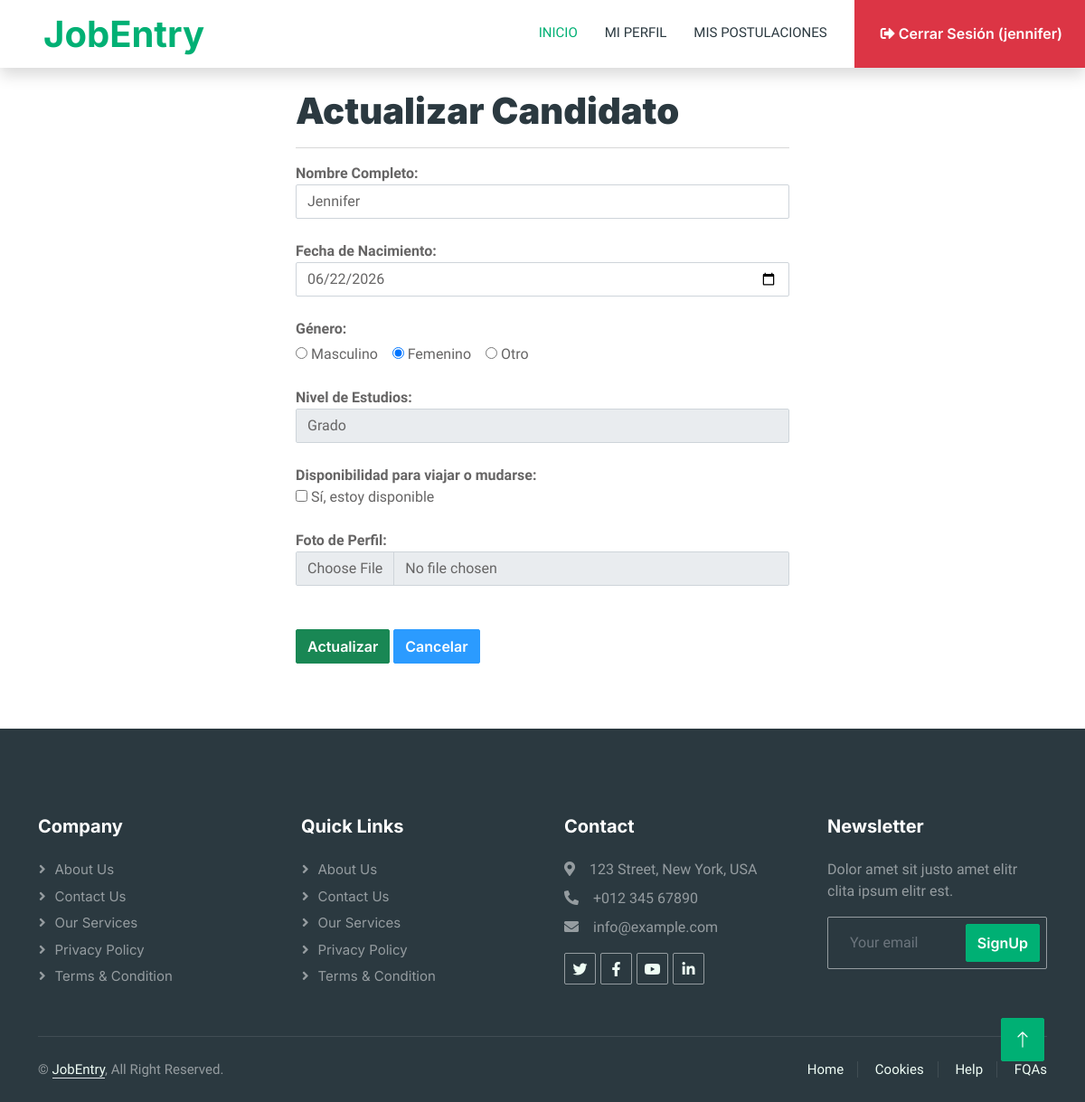
Screenshot of /editarCandidato/1/ (signed in) with the database file from the repository.
### empleo/models.py (models this page shows)
class Candidato(models.Model):
    GENERO_OPCIONES = [
        ('M', 'Masculino'),
        ('F', 'Femenino'),
        ('O', 'Otro'),
    ]
    NIVEL_ESTUDIOS_OPCIONES = [
        ('GRADO', 'Grado'),
        ('MASTER', 'Máster'),
        ('DOCTORADO', 'Doctorado'),
    ]
    usuario = models.OneToOneField(User, on_delete=models.CASCADE)
    foto = models.FileField(upload_to='empleo',null=True,blank=True)
    nombre_completo = models.CharField(max_length=150)
    fecha_nacimiento = models.DateField()
    genero = models.CharField(max_length=1, choices=GENERO_OPCIONES)
    nivel_estudios = models.CharField(max_length=10, choices=NIVEL_ESTUDIOS_OPCIONES)
    disponible_viajar = models.BooleanField(default=False)

### empleo/views.py (the view)
# urls.py: path('editarCandidato/<int:id>/', views.editarCandidato),
@login_required
def editarCandidato(request, id):
    candidato = Candidato.objects.get(id=id)
    return render(request, 'candidato_editar.html', {'candidato': candidato})

### empleo/templates/candidato_editar.html (shortened to what this page needs)
{% extends "./plantillaPrin.html" %}
{% block contenido %}
<div class="container">
<div class="row">
<div class="col-md-3"></div>
<div class="col-md-6">
<br>
<h1><b>Actualizar Candidato</b></h1>
<hr>
<form enctype="multipart/form-data" id="form_editar_candidato" action="/actualizarCandidato/{{ candidato.id }}/" method="post">
    <b>Nombre Completo:</b> <br>
    <input required minlength="3" maxlength="150" placeholder="Ingrese el nombre completo" class="form-control" type="text" name="nombre_completo" value="{{ candidato.nombre_completo }}">
    <br>
    <b>Fecha de Nacimiento:</b> <br>
    <input required class="form-control" type="date" name="fecha_nacimiento" value="{{ candidato.fecha_nacimiento|date:'Y-m-d' }}">
    <br>
    <b>Género:</b> <br>
    <div class="mt-1">
        <label>
            <input type="radio" name="genero" value="M" {% if candidato.genero == 'M' %}checked{% endif %}> Masculino
        </label>
        <label>
            <input type="radio" name="genero" value="F" {% if candidato.genero == 'F' %}checked{% endif %}> Femenino
        </label>
        <label>
            <input type="radio" name="genero" value="O" {% if candidato.genero == 'O' %}checked{% endif %}> Otro
        </label>
    </div>
    <br>
    <b>Nivel de Estudios:</b> <br>
    <select required class="form-control" name="nivel_estudios">
        <option value="GRADO" {% if candidato.nivel_estudios == 'GRADO' %}selected{% endif %}>Grado</option>
    </select>
    <br>
    <b>Disponibilidad para viajar o mudarse:</b> <br>
    <label>
        <input type="checkbox" name="disponible_viajar" {% if candidato.disponible_viajar %}checked{% endif %}> Sí, estoy disponible
    </label>
    <br><br>
    <b>Foto de Perfil:</b><br>
    <input type="file" name="foto" id="foto" class="form-control"
        {% if candidato.foto %}
        data-initial-preview="<img src='{{ candidato.foto.url }}' class='file-preview-image'>"
        data-initial-preview-config='[{"caption": "{{ candidato.foto.name|cut:"empleo/" }}", "showDelete": false}]'
        {% endif %}
    >
    <br>
    <br>
    <button class="btn btn-success" type="submit"> Actualizar</button>
    <a href="/listadoCandidatos/" class="btn btn-secondary"> Cancelar</a>
</form>
<br>
</div>
</div>
</div>
{% endblock %}

### empleo/templates/plantillaPrin.html (shortened to what this page needs)
{% load static %}
<!DOCTYPE html>
<html lang="en">
<head>
    <link href="https://cdnjs.cloudflare.com/ajax/libs/font-awesome/5.10.0/css/all.min.css" rel="stylesheet">
    <link href="https://cdn.jsdelivr.net/npm/bootstrap-icons@1.4.1/font/bootstrap-icons.css" rel="stylesheet">
    <link href="{% static 'lib/animate/animate.min.css' %}" rel="stylesheet">
    <link href="{% static 'lib/owlcarousel/assets/owl.carousel.min.css' %}" rel="stylesheet">
    <link href="{% static 'css/bootstrap.min.css' %}" rel="stylesheet">
    <link href="{% static 'css/style.css' %}" rel="stylesheet">
    <link rel="stylesheet" href="https://cdn.datatables.net/2.3.8/css/dataTables.dataTables.min.css">
    <link rel="stylesheet" href="https://cdnjs.cloudflare.com/ajax/libs/bootstrap-fileinput/5.5.4/css/fileinput.min.css">
</head>
<body>
    <div class="container-xxl bg-white p-0">
        <nav class="navbar navbar-expand-lg bg-white navbar-light shadow sticky-top p-0">
            <a href="/" class="navbar-brand d-flex align-items-center text-center py-0 px-4 px-lg-5">
                <h1 class="m-0 text-primary">JobEntry</h1>
            </a>
            <div class="collapse navbar-collapse" id="navbarCollapse">
                <div class="navbar-nav ms-auto p-4 p-lg-0">
                    <a href="/" class="nav-item nav-link active">Inicio</a>
                    {% if user.is_authenticated %}
                        {% if user.is_staff %}
                            <a href="/listadoCandidatos/" class="nav-item nav-link">Candidatos</a>
                            <a href="/listadoPostulaciones/" class="nav-item nav-link">Postulaciones</a>
                            <a href="/reporteVacantes/" class="nav-item nav-link">Reporte</a>
                        {% else %}
                            <a href="/listadoCandidatos/" class="nav-item nav-link">Mi Perfil</a>
                            <a href="/listadoPostulaciones/" class="nav-item nav-link">Mis Postulaciones</a>
                        {% endif %}
                        <a href="/cerrarSesion/" class="btn btn-danger rounded-0 py-4 px-lg-4 d-none d-lg-block">
                            <i class="fa fa-sign-out-alt ms-1"></i> Cerrar Sesión ({{ user.username }})
                        </a>
                    {% else %}
                        <a href="/login/" class="nav-item nav-link">Iniciar Sesión</a>
                        <a href="/nuevoCandidato/" class="btn btn-primary rounded-0 py-4 px-lg-5 d-none d-lg-block">
                            Registrarse <i class="fa fa-arrow-right ms-3"></i>
                        </a>
                    {% endif %}
                </div>
            </div>
        </nav>
        {% block contenido %}
        {% endblock %}
        <div class="container-fluid bg-dark text-white-50 footer pt-5 mt-5 wow fadeIn" data-wow-delay="0.1s">
            <div class="container py-5">
                <div class="row g-5">
                    <div class="col-lg-3 col-md-6">
                        <h5 class="text-white mb-4">Company</h5>
                        <a class="btn btn-link text-white-50" href="">About Us</a>
                        <a class="btn btn-link text-white-50" href="">Contact Us</a>
                        <a class="btn btn-link text-white-50" href="">Our Services</a>
                        <a class="btn btn-link text-white-50" href="">Privacy Policy</a>
                        <a class="btn btn-link text-white-50" href="">Terms & Condition</a>
                    </div>
                    <div class="col-lg-3 col-md-6">
                        <h5 class="text-white mb-4">Quick Links</h5>
                        <a class="btn btn-link text-white-50" href="">About Us</a>
                        <a class="btn btn-link text-white-50" href="">Contact Us</a>
                        <a class="btn btn-link text-white-50" href="">Our Services</a>
                        <a class="btn btn-link text-white-50" href="">Privacy Policy</a>
                        <a class="btn btn-link text-white-50" href="">Terms & Condition</a>
                    </div>
                    <div class="col-lg-3 col-md-6">
                        <h5 class="text-white mb-4">Contact</h5>
                        <p class="mb-2"><i class="fa fa-map-marker-alt me-3"></i>123 Street, New York, USA</p>
                        <p class="mb-2"><i class="fa fa-phone-alt me-3"></i>+012 345 67890</p>
                        <p class="mb-2"><i class="fa fa-envelope me-3"></i>info@example.com</p>
                        <div class="d-flex pt-2">
                            <a class="btn btn-outline-light btn-social" href=""><i class="fab fa-twitter"></i></a>
                            <a class="btn btn-outline-light btn-social" href=""><i class="fab fa-facebook-f"></i></a>
                            <a class="btn btn-outline-light btn-social" href=""><i class="fab fa-youtube"></i></a>
                            <a class="btn btn-outline-light btn-social" href=""><i class="fab fa-linkedin-in"></i></a>
                        </div>
                    </div>
                    <div class="col-lg-3 col-md-6">
                        <h5 class="text-white mb-4">Newsletter</h5>
                        <p>Dolor amet sit justo amet elitr clita ipsum elitr est.</p>
                        <div class="position-relative mx-auto" style="max-width: 400px;">
                            <input class="form-control bg-transparent w-100 py-3 ps-4 pe-5" type="text" placeholder="Your email">
                            <button type="button" class="btn btn-primary py-2 position-absolute top-0 end-0 mt-2 me-2">SignUp</button>
                        </div>
                    </div>
                </div>
            </div>
            <div class="container">
                <div class="copyright">
                    <div class="row">
                        <div class="col-md-6 text-center text-md-start mb-3 mb-md-0">
                            &copy; <a class="border-bottom" href="#">JobEntry</a>, All Right Reserved.
                        </div>
                        <div class="col-md-6 text-center text-md-end">
                            <div class="footer-menu">
                                <a href="">Home</a>
                                <a href="">Cookies</a>
                                <a href="">Help</a>
                                <a href="">FQAs</a>
                            </div>
                        </div>
                    </div>
                </div>
            </div>
        </div>
        <a href="#" class="btn btn-lg btn-primary btn-lg-square back-to-top"><i class="bi bi-arrow-up"></i></a>
    </div>
</body>
</html>

### portalEmpleosJJ/static/css/style.css (style rules this page uses)
:root { --primary: #00B074; --secondary: #2B9BFF; --light: #EFFDF5; --dark: #2B3940; }
.back-to-top { position: fixed; display: none; right: 45px; bottom: 45px; z-index: 99; }
.btn { font-family: 'Inter', sans-serif; font-weight: 600; transition: .5s; }
.btn.btn-primary, .btn.btn-secondary { color: #FFFFFF; }
.btn-lg-square { width: 48px; height: 48px; }
.btn-square, .btn-sm-square, .btn-lg-square { padding: 0; display: flex; align-items: center; justify-content: center; font-weight: normal; border-radius: 2px; }
.navbar-dark .navbar-nav .nav-link, .navbar-light .navbar-nav .nav-link { margin-right: 30px; padding: 25px 0; color: #FFFFFF; font-size: 15px; text-transform: uppercase; outline: none; }
.navbar-dark .navbar-nav .nav-link:hover, .navbar-dark .navbar-nav .nav-link.active, .navbar-light .navbar-nav .nav-link:hover, .navbar-light .navbar-nav .nav-link.active { color: var(--primary); }
.navbar-light .navbar-brand, .navbar-light a.btn { height: 75px; }
.navbar-light .navbar-nav .nav-link { color: var(--dark); font-weight: 500; }
.navbar-light.sticky-top { top: -100px; transition: .5s; }
.footer .btn.btn-social { margin-right: 5px; width: 35px; height: 35px; display: flex; align-items: center; justify-content: center; color: var(--light); border: 1px solid rgba(255,255,255,0.5); border-radius: 2px; transition: .3s; }
.footer .btn.btn-link { display: block; margin-bottom: 5px; padding: 0; text-align: left; font-size: 15px; font-weight: normal; text-transform: capitalize; transition: .3s; }
.footer .btn.btn-link::before { position: relative; content: "\f105"; font-family: "Font Awesome 5 Free"; font-weight: 900; margin-right: 10px; }
.footer .form-control { border-color: rgba(255,255,255,0.5); }
.footer .copyright { padding: 25px 0; font-size: 15px; border-top: 1px solid rgba(256, 256, 256, .1); }
.footer .copyright a { color: var(--light); }
.footer .footer-menu a { margin-right: 15px; padding-right: 15px; border-right: 1px solid rgba(255, 255, 255, .1); }
.footer .footer-menu a:last-child { margin-right: 0; padding-right: 0; border-right: none; }

### rows the page displays
Candidato: nombre_completo "Jennifer", fecha_nacimiento "06/22/2026", genero "☐ Masculino", genero "☑ Femenino", genero "☐ Otro", nivel_estudios "Grado"

### other values shown
{{ user.username }} "jennifer"
